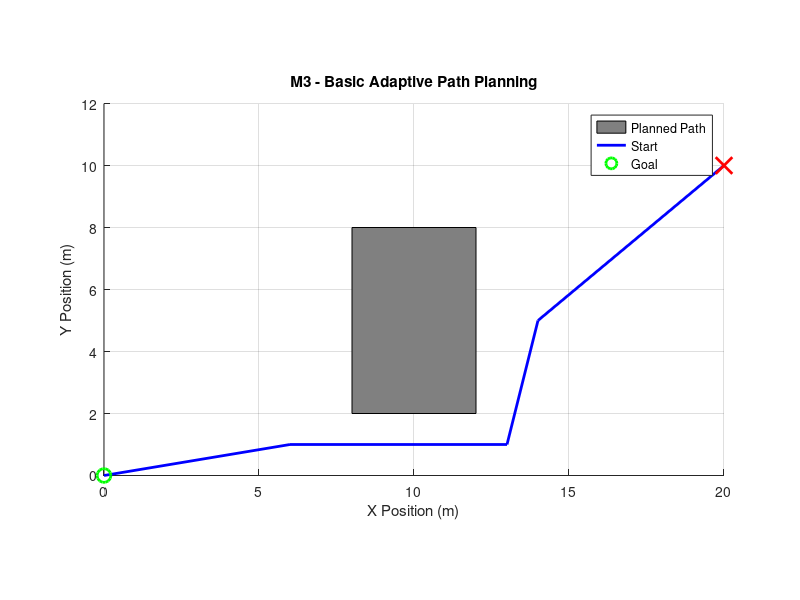

Reproduce this figure in MATLAB.
%% M3 - Adaptive Path Planning Prototype
% SIH 2026
% Prototype 1: Basic obstacle-aware path planning

clc;
clear;
close all;

%% 1. Define start and goal

start = [0, 0];
goal  = [20, 10];

%% 2. Define obstacles
% Each row = [x_min y_min x_max y_max]

obstacles = [
    8   2   12   8
    ];

%% 3. Create the road/map

figure;
hold on;
grid on;
axis equal;

xlim([0 20]);
ylim([0 12]);

xlabel('X Position (m)');
ylabel('Y Position (m)');
title('M3 - Basic Adaptive Path Planning');

%% 4. Draw obstacle

for i = 1:size(obstacles,1)

    x1 = obstacles(i,1);
    y1 = obstacles(i,2);
    x2 = obstacles(i,3);
    y2 = obstacles(i,4);

    rectangle( ...
        'Position',[x1 y1 x2-x1 y2-y1], ...
        'FaceColor',[0.5 0.5 0.5]);

end

%% 5. Create a simple candidate path

path = [
    start;
    6 1;
    7 1;
    13 1;
    14 5;
    goal
    ];

%% 6. Plot the path

plot(path(:,1), path(:,2), ...
    'b-', 'LineWidth', 2);

%% 7. Plot vehicle start and goal

plot(start(1), start(2), ...
    'go', 'MarkerSize', 10, 'LineWidth', 2);

plot(goal(1), goal(2), ...
    'rx', 'MarkerSize', 12, 'LineWidth', 2);

legend('Planned Path','Start','Goal');

hold off;
